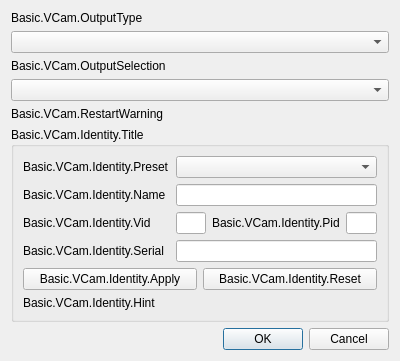
<?xml version="1.0" encoding="UTF-8"?>
<ui version="4.0">
 <class>OBSBasicVCamConfig</class>
 <widget class="QDialog" name="OBSBasicVCamConfig">
  <property name="geometry">
   <rect>
    <x>0</x>
    <y>0</y>
    <width>400</width>
    <height>170</height>
   </rect>
  </property>
  <property name="windowTitle">
   <string>Basic.VCam.VirtualCamera</string>
  </property>
  <layout class="QVBoxLayout" name="verticalLayout">
   <item>
    <widget class="QLabel" name="outputTypeLabel">
     <property name="text">
      <string>Basic.VCam.OutputType</string>
     </property>
    </widget>
   </item>
   <item>
    <widget class="QComboBox" name="outputType"/>
   </item>
   <item>
    <widget class="QLabel" name="outputSelectionLabel">
     <property name="text">
      <string>Basic.VCam.OutputSelection</string>
     </property>
    </widget>
   </item>
   <item>
    <widget class="QComboBox" name="outputSelection"/>
   </item>
   <item>
    <widget class="QLabel" name="warningLabel">
     <property name="visible">
      <bool>false</bool>
     </property>
     <property name="text">
      <string>Basic.VCam.RestartWarning</string>
     </property>
     <property name="class" stdset="0">
      <string notr="true">text-warning</string>
     </property>
    </widget>
   </item>
   <item>
    <widget class="QGroupBox" name="identityGroup">
     <property name="title">
      <string>Basic.VCam.Identity.Title</string>
     </property>
     <layout class="QGridLayout" name="identityLayout">
      <item row="0" column="0">
       <widget class="QLabel" name="identityPresetLabel">
        <property name="text">
         <string>Basic.VCam.Identity.Preset</string>
        </property>
       </widget>
      </item>
      <item row="0" column="1">
       <widget class="QComboBox" name="identityPreset"/>
      </item>
      <item row="1" column="0">
       <widget class="QLabel" name="identityNameLabel">
        <property name="text">
         <string>Basic.VCam.Identity.Name</string>
        </property>
       </widget>
      </item>
      <item row="1" column="1">
       <widget class="QLineEdit" name="identityName">
        <property name="maxLength">
         <number>127</number>
        </property>
       </widget>
      </item>
      <item row="2" column="0">
       <widget class="QLabel" name="identityVidLabel">
        <property name="text">
         <string>Basic.VCam.Identity.Vid</string>
        </property>
       </widget>
      </item>
      <item row="2" column="1">
       <layout class="QHBoxLayout" name="identityVidPidLayout">
        <item>
         <widget class="QLineEdit" name="identityVid">
          <property name="maxLength">
           <number>4</number>
          </property>
         </widget>
        </item>
        <item>
         <widget class="QLabel" name="identityPidLabel">
          <property name="text">
           <string>Basic.VCam.Identity.Pid</string>
          </property>
         </widget>
        </item>
        <item>
         <widget class="QLineEdit" name="identityPid">
          <property name="maxLength">
           <number>4</number>
          </property>
         </widget>
        </item>
       </layout>
      </item>
      <item row="3" column="0">
       <widget class="QLabel" name="identitySerialLabel">
        <property name="text">
         <string>Basic.VCam.Identity.Serial</string>
        </property>
       </widget>
      </item>
      <item row="3" column="1">
       <widget class="QLineEdit" name="identitySerial">
        <property name="maxLength">
         <number>15</number>
        </property>
       </widget>
      </item>
      <item row="4" column="0" colspan="2">
       <layout class="QHBoxLayout" name="identityButtonsLayout">
        <item>
         <widget class="QPushButton" name="identityApply">
          <property name="text">
           <string>Basic.VCam.Identity.Apply</string>
          </property>
         </widget>
        </item>
        <item>
         <widget class="QPushButton" name="identityReset">
          <property name="text">
           <string>Basic.VCam.Identity.Reset</string>
          </property>
         </widget>
        </item>
       </layout>
      </item>
      <item row="5" column="0" colspan="2">
       <widget class="QLabel" name="identityHint">
        <property name="wordWrap">
         <bool>true</bool>
        </property>
        <property name="text">
         <string>Basic.VCam.Identity.Hint</string>
        </property>
       </widget>
      </item>
     </layout>
    </widget>
   </item>
   <item>
    <spacer name="verticalSpacer">
     <property name="orientation">
      <enum>Qt::Orientation::Vertical</enum>
     </property>
     <property name="sizeHint" stdset="0">
      <size>
       <width>20</width>
       <height>40</height>
      </size>
     </property>
    </spacer>
   </item>
   <item>
    <widget class="QDialogButtonBox" name="buttonBox">
     <property name="orientation">
      <enum>Qt::Orientation::Horizontal</enum>
     </property>
     <property name="standardButtons">
      <set>QDialogButtonBox::StandardButton::Cancel|QDialogButtonBox::StandardButton::Ok</set>
     </property>
    </widget>
   </item>
  </layout>
 </widget>
 <resources/>
 <connections>
  <connection>
   <sender>buttonBox</sender>
   <signal>accepted()</signal>
   <receiver>OBSBasicVCamConfig</receiver>
   <slot>accept()</slot>
   <hints>
    <hint type="sourcelabel">
     <x>248</x>
     <y>254</y>
    </hint>
    <hint type="destinationlabel">
     <x>157</x>
     <y>274</y>
    </hint>
   </hints>
  </connection>
  <connection>
   <sender>buttonBox</sender>
   <signal>rejected()</signal>
   <receiver>OBSBasicVCamConfig</receiver>
   <slot>reject()</slot>
   <hints>
    <hint type="sourcelabel">
     <x>316</x>
     <y>260</y>
    </hint>
    <hint type="destinationlabel">
     <x>286</x>
     <y>274</y>
    </hint>
   </hints>
  </connection>
 </connections>
</ui>
